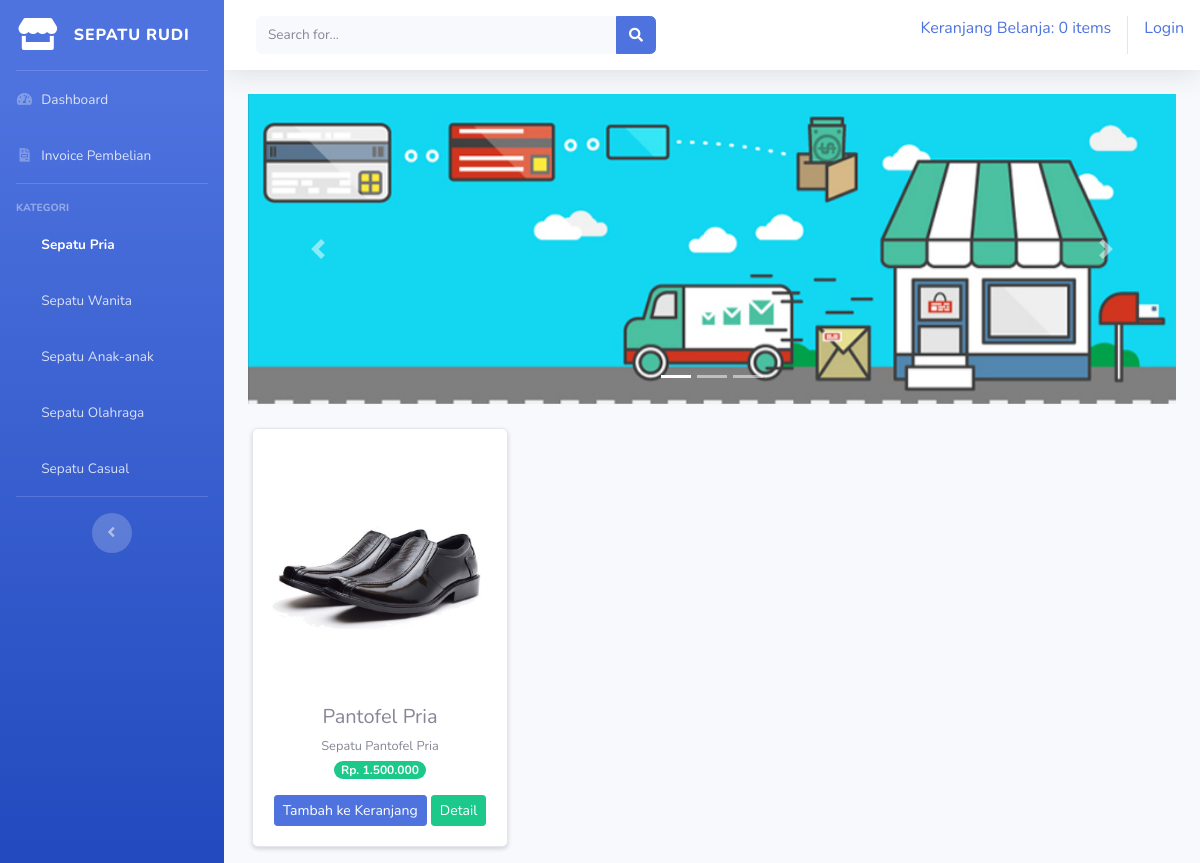
The page /index.php/kategori/sepatu_pria on the database its author committed.
### tables this page shows
CREATE TABLE `tb_barang` (
  `id_brg` int(11) NOT NULL,
  `nama_brg` varchar(120) NOT NULL,
  `keterangan` varchar(225) NOT NULL,
  `kategori` varchar(60) NOT NULL,
  `harga` int(11) NOT NULL,
  `stok` int(4) NOT NULL,
  `gambar` text NOT NULL
);

### application/controllers/Kategori.php (called while the page is built, shortened)
<?php
class Kategori extends CI_Controller {
    public function sepatu_pria() {
        $data['sepatu_pria'] = $this->model_kategori->data_sepatu_pria()->result();
        $this->load->view('template/header');
        $this->load->view('template/sidebar');
        $this->load->view('sepatu_pria', $data);
        $this->load->view('template/footer');
    }
}

### index.php (called while the page is built, shortened)
<?php
require_once BASEPATH.'core/CodeIgniter.php';

### application/models/Model_kategori.php (called while the page is built, shortened)
<?php
class Model_kategori extends CI_Model {
    public function data_sepatu_pria() {
        return $this->db->get_where("tb_barang",array('kategori' => 'Sepatu Pria'));
    }
}

### application/views/sepatu_pria.php (the view, shortened to what this page needs)
<div class="container-fluid">
    <div id="carouselExampleIndicators" class="carousel slide" data-ride="carousel">
        <ol class="carousel-indicators">
            <li data-target="#carouselExampleIndicators" data-slide-to="0" class="active"></li>
            <li data-target="#carouselExampleIndicators" data-slide-to="1"></li>
            <li data-target="#carouselExampleIndicators" data-slide-to="2"></li>
        </ol>
        <div class="carousel-inner">
            <div class="carousel-item active">
                <img src="<?php echo base_url('assets/img/slider1.jpg') ?>" class="d-block w-100" alt="...">
            </div>
        </div>
        <a class="carousel-control-prev" href="#carouselExampleIndicators" role="button" data-slide="prev">
            <span class="carousel-control-prev-icon" aria-hidden="true"></span>
        </a>
        <a class="carousel-control-next" href="#carouselExampleIndicators" role="button" data-slide="next">
            <span class="carousel-control-next-icon" aria-hidden="true"></span>
        </a>
    </div>
    <div class="row text-center mt-4">
    <?php foreach ($sepatu_pria as $brg) : ?>
        <div class="card shadow-sm ml-3 mb-3" style="width: 16rem;">
            <img src="<?php echo base_url().'/uploads/'.$brg->gambar ?>" class="p-3 rounded" style="object-fit: cover; width: 16rem; border-radius: 10px;" alt="<?php echo $brg->nama_brg ?>">
            <div class="card-body">
                <h5 class="card-title mb-1"><?php echo $brg->nama_brg ?></h5>
                <small><?php echo $brg->keterangan ?></small>
                <br>
                <span class="badge badge-pill badge-success mb-3">Rp. <?php echo number_format($brg->harga, 0,',','.') ?></span>
                <?php echo anchor('Dashboard/tambah_ke_keranjang/'.$brg->id_brg,'<div class="btn btn-sm btn-primary">Tambah ke Keranjang</div>') ?>
                <?php echo anchor('Dashboard/detail/'.$brg->id_brg,'<div class="btn btn-sm btn-success">Detail</div>') ?>
            </div>
        </div>
    <?php endforeach; ?>
    </div>
</div>

### rows shown on the page
tb_barang: gambar (picture), nama_brg "Pantofel Pria", keterangan "Sepatu Pantofel Pria", harga "1.500.000", id_brg "Tambah ke Keranjang", id_brg "Detail"

### other values the page prints
anchor('Dashboard/detail_keranjang', $keranjang) "Keranjang Belanja: 0 items"
anchor('Auth/login', 'Login') "Login"
